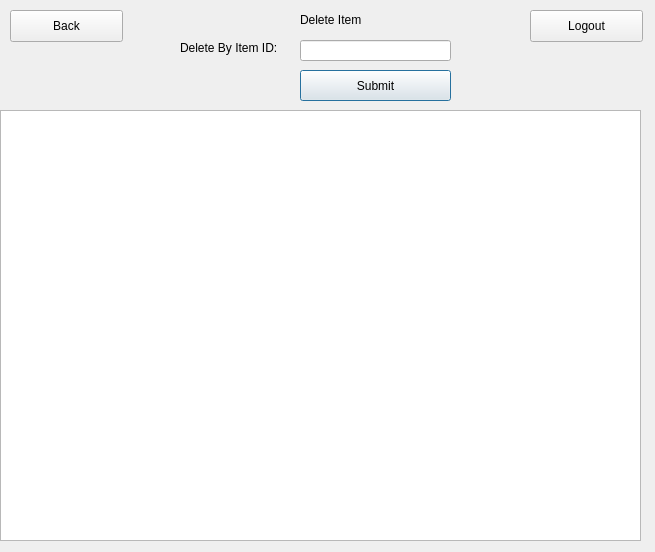
<?xml version="1.0" encoding="UTF-8"?>
<ui version="4.0">
 <class>deleteItem</class>
 <widget class="QDialog" name="deleteItem">
  <property name="geometry">
   <rect>
    <x>0</x>
    <y>0</y>
    <width>655</width>
    <height>552</height>
   </rect>
  </property>
  <property name="windowTitle">
   <string>Dialog</string>
  </property>
  <widget class="QLineEdit" name="lineEdit_id">
   <property name="geometry">
    <rect>
     <x>300</x>
     <y>40</y>
     <width>151</width>
     <height>21</height>
    </rect>
   </property>
  </widget>
  <widget class="QPushButton" name="pushButton_3">
   <property name="geometry">
    <rect>
     <x>300</x>
     <y>70</y>
     <width>151</width>
     <height>31</height>
    </rect>
   </property>
   <property name="text">
    <string>Submit</string>
   </property>
  </widget>
  <widget class="QTableWidget" name="tableWidget">
   <property name="geometry">
    <rect>
     <x>0</x>
     <y>110</y>
     <width>641</width>
     <height>431</height>
    </rect>
   </property>
  </widget>
  <widget class="QLabel" name="label_2">
   <property name="geometry">
    <rect>
     <x>180</x>
     <y>40</y>
     <width>111</width>
     <height>16</height>
    </rect>
   </property>
   <property name="text">
    <string>Delete By Item ID:</string>
   </property>
  </widget>
  <widget class="QPushButton" name="pushButton_back">
   <property name="geometry">
    <rect>
     <x>10</x>
     <y>10</y>
     <width>113</width>
     <height>32</height>
    </rect>
   </property>
   <property name="text">
    <string>Back</string>
   </property>
  </widget>
  <widget class="QLabel" name="label_deletemember">
   <property name="geometry">
    <rect>
     <x>300</x>
     <y>10</y>
     <width>81</width>
     <height>20</height>
    </rect>
   </property>
   <property name="text">
    <string>Delete Item</string>
   </property>
  </widget>
  <widget class="QPushButton" name="pushButton_logout">
   <property name="geometry">
    <rect>
     <x>530</x>
     <y>10</y>
     <width>113</width>
     <height>32</height>
    </rect>
   </property>
   <property name="text">
    <string>Logout</string>
   </property>
  </widget>
 </widget>
 <resources/>
 <connections/>
</ui>
